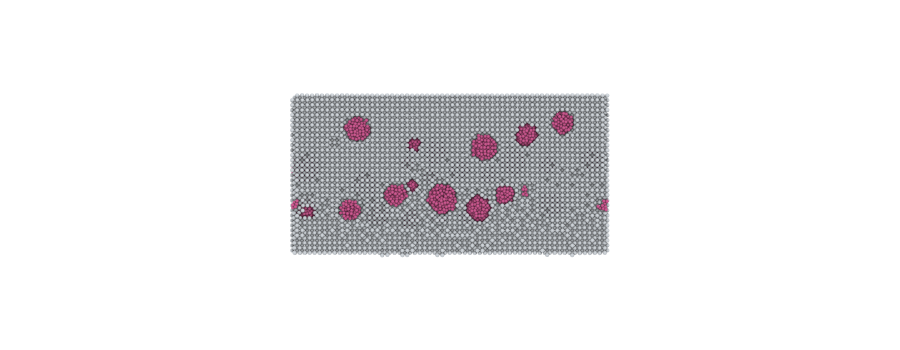
#> input picture postprocessing/figures/size_geometry/phi006.png, 1800 x 700 px (shown at 1/2 size); its folder holds 3 pictures in this run
$ jupyter execute --allow-errors 05_supplementary.ipynb
#> lines starting #> are read from the running program, lines starting #| are printed output that depends on the picture
# Supplementary material — effect of fibre dimensions

### Common libraries and `mpl` settings

[cell 1]
from pathlib import Path

import numpy as np
import pandas as pd
import matplotlib as mpl
import matplotlib.pyplot as plt
from matplotlib.lines import Line2D
import ovito
from ovito.io import import_file
from ovito.vis import TachyonRenderer, Viewport
import gzip
from itertools import islice
from collections import deque
from tempfile import TemporaryDirectory
from ovito.modifiers import (
    ExpressionSelectionModifier,
    DeleteSelectedModifier,
    ClusterAnalysisModifier,
)

MM = 1.0 / 25.4
Tm = 4996


mpl.rcParams.update(
    {
        "text.usetex": False,
        "font.family": "serif",
        "font.serif": ["Times New Roman"],
        "mathtext.fontset": "custom",
        "mathtext.rm": "Times New Roman",
        "mathtext.it": "Times New Roman:italic",
        "mathtext.bf": "Times New Roman:bold",
        "mathtext.sf": "Times New Roman",
        "mathtext.fallback": "stix",
        "font.size": 8,
        "axes.labelsize": 8,
        "axes.titlesize": 8,
        "legend.fontsize": 8,
        "xtick.labelsize": 8,
        "ytick.labelsize": 8,
        "axes.linewidth": 1.0,
        "axes.spines.top": False,
        "axes.spines.right": False,
        "xtick.direction": "out",
        "ytick.direction": "out",
        "legend.frameon": False,
        "axes.grid": False,
        "pdf.fonttype": 42,
        "ps.fonttype": 42,
    }
)

results_folder = Path.cwd().parent / "single_fiber" / "heat" / "results" / "TMB"

out_folder = Path.cwd() / "figures"
out_folder.mkdir(exist_ok=True)

pp = Path("pp_data")
pp.mkdir(exist_ok=True)
snapshot_folder = out_folder / "size_geometry"
snapshot_folder.mkdir(exist_ok=True)

alphas = [25, 100, 400, 800]
cases = ["phi006", "phi006_l144", "phi006_r024"]
states = ["he0", "he2"]
a0 = 3.1442213
sizes = dict(zip(cases, [(32, 63), (32, 144), (48, 63)]))
labels = dict(zip(cases, ["Reference", "Longer", "Wider"]))
colors = dict(zip(cases, ["tab:blue", "tab:green", "tab:orange"]))
styles = {"he0": "--", "he2": "-"}
quantities = ["tc", "Tc_Tm", "eps_c"]


def read_break(run):
    stop = pd.read_csv(run / "heat_off.txt", sep=r"\s+").iloc[0]
    return stop.time_ps, stop.T_cluster


seeds_25 = dict(zip(cases, [43, 43, 42]))
runs = {
    (alpha, case): results_folder
    / case
    / f"s{seeds_25[case] if alpha == 25 else 44}"
    / "he2"
    / f"alpha_{alpha:.1f}"
    for alpha in [25, 400]
    for case in cases
}

## Data preparation from MD

### Connectivity-loss metrics and cluster evolution

[cell 2]
rows, traces = [], []

#> (the rest of this cell did not finish here and is left out)

### Connectivity-loss statistics

#> (a cell that did not finish here is left out)

### Axial W profiles

[cell 4]
profiles = {}
#> (the rest of this cell did not finish here and is left out)

### Initial geometries

[cell 5]
prepared_folder = Path.cwd().parent / "single_fiber" / "prepare" / "prepared" / "TMB"

#> (the rest of this cell did not finish here and is left out)

## Figures and table

### Data loading

#> (a cell that did not finish here is left out)

### Figure S1

[cell 7]
imgs = {}

for case in cases:
    img = plt.imread(snapshot_folder / f"{case}.png")
#> img is the input picture: shape (700, 1800, 4) float32; mean R, G, B, A 0.932, 0.929, 0.933, 1
    yy, xx = np.where(np.any(img[..., :3] < 0.98, axis=2))
    imgs[case] = img[yy.min() : yy.max() + 1, xx.min() : xx.max() + 1]

geom = {
    "phi006": ("Reference", 32, 63),
    "phi006_r024": ("Wider", 48, 63),
    "phi006_l144": ("Longer", 32, 144),
}

h0, w0 = imgs["phi006"].shape[:2]
#> h0 = 329; w0 = 639
h1, w1 = imgs["phi006_r024"].shape[:2]
#> h1 = 490; w1 = 639
h2, w2 = imgs["phi006_l144"].shape[:2]
#> h2 = 329; w2 = 1449

left_margin = 80
right_margin = 120
bottom_margin = 90
top_margin = 90
vgap = 170

W = w2 + left_margin + right_margin
#> W = 1649
H = h2 + max(h0, h1) + vgap + bottom_margin + top_margin
#> H = 1169

x2 = left_margin
y2 = bottom_margin

x0 = x2
x1 = x2 + w2 - w1
#> x1 = 890
y_top = y2 + h2 + vgap
#> y_top = 589

positions = {
    "phi006": (x0, y_top + (max(h0, h1) - h0) / 2),
    "phi006_r024": (x1, y_top + (max(h0, h1) - h1) / 2),
    "phi006_l144": (x2, y2),
}

fig, ax = plt.subplots(figsize=(130 * MM, 130 * MM * H / W))
fig.subplots_adjust(left=0, right=1, bottom=0, top=1)

for case, (x, y) in positions.items():
    img = imgs[case]
    h, w = img.shape[:2]
    label, D, L = geom[case]

    ax.imshow(img, extent=(x, x + w, y, y + h))

    ax.text(x + 0.5 * w, y + h + 20, label, ha="center", va="bottom")

    y_dim = y - 26
    ax.annotate(
        "",
        (x + w, y_dim),
        (x, y_dim),
        arrowprops=dict(arrowstyle="<->", lw=0.7, shrinkA=0, shrinkB=0),
    )
    ax.text(x + 0.5 * w, y_dim - 18, rf"$L={L}a_0$", ha="center", va="top")

    x_dim = x + w + 26
    ax.annotate(
        "",
        (x_dim, y + h),
        (x_dim, y),
        arrowprops=dict(arrowstyle="<->", lw=0.7, shrinkA=0, shrinkB=0),
    )
    ax.text(
        x_dim + 18, y + 0.5 * h, rf"$D={D}a_0$", rotation=90, ha="left", va="center"
    )
#> this loop made 3 passes
#> pass 1, `img = imgs[case]`:
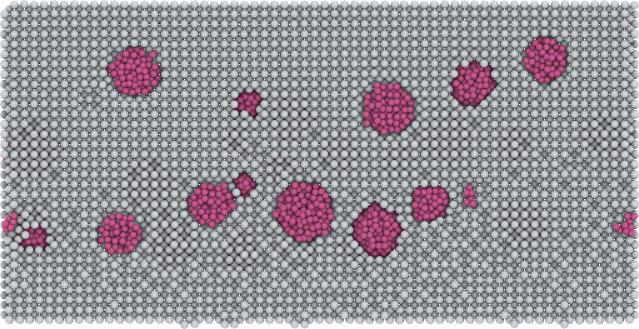
#> img: shape (329, 639, 4) float32; mean of channels 0, 1, 2, 3 0.591, 0.576, 0.602, 1; drawn as R, G, B
#> pass 2, `img = imgs[case]`:
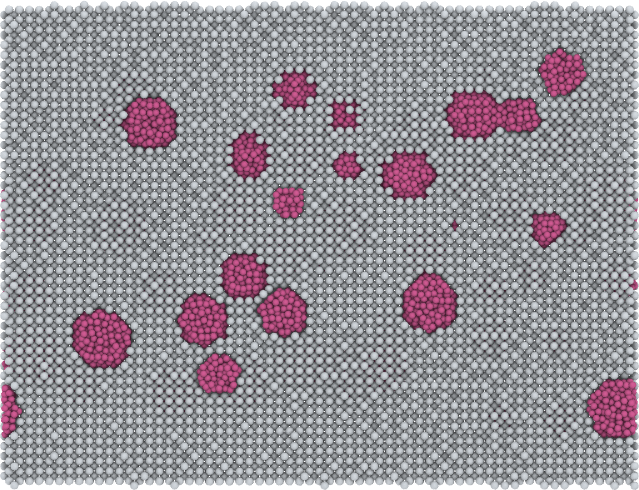
#> img: shape (490, 639, 4) float32; mean of channels 0, 1, 2, 3 0.582, 0.563, 0.591, 1; drawn as R, G, B
#> pass 3, `img = imgs[case]`:
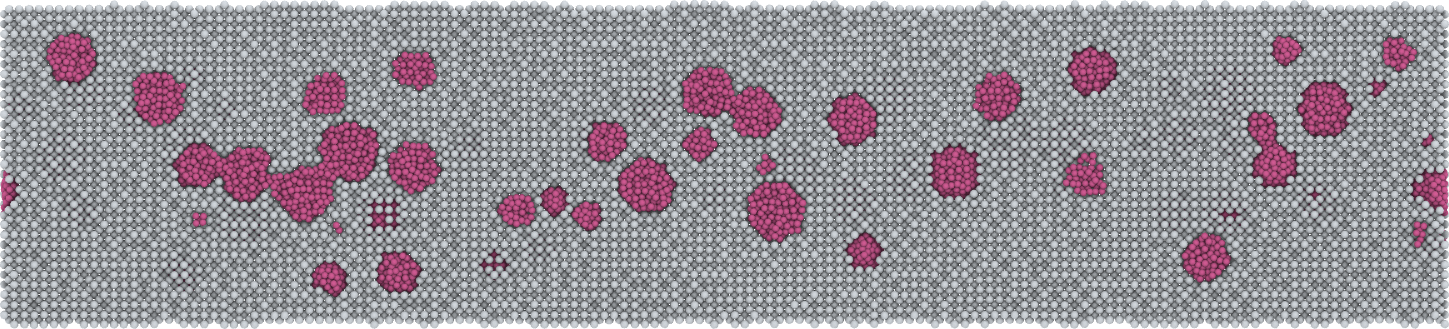
#> img: shape (329, 1449, 4) float32; mean of channels 0, 1, 2, 3 0.587, 0.562, 0.592, 1; drawn as R, G, B

ax.set_xlim(0, W)
ax.set_ylim(0, H)
ax.set_aspect("equal")
ax.axis("off")


fig.savefig(out_folder / "supplementary_geometry.png", dpi=600)
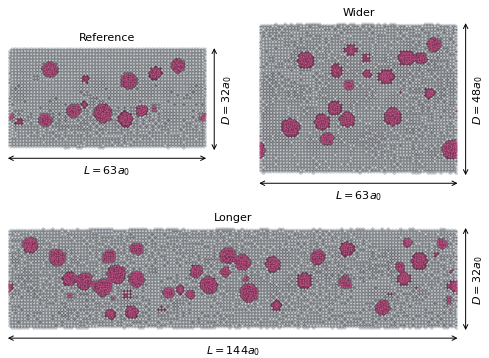
#> figure drawn by matplotlib, 1 panel
plt.show()
